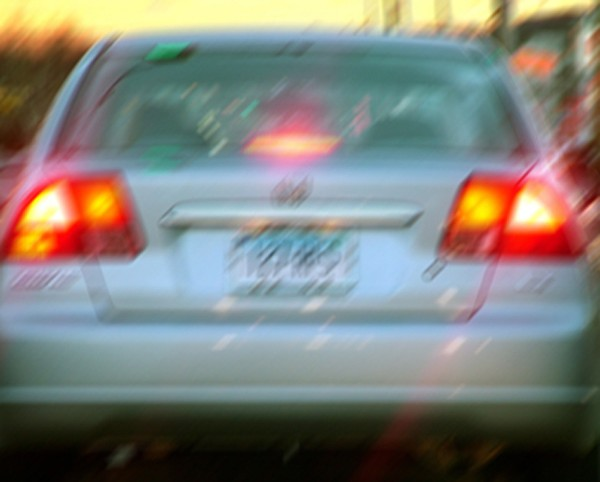
//> input picture Resources/licenseplate_motion.jpg, 600 x 482 px
$ ./main ../../../Resources/licenseplate_motion.jpg 2   (built with g++ and OpenCV 4)
//> lines starting //> are read from the running program, lines starting //| are printed output that depends on the picture
/*
 * Simple program to create
 * space variant motion blurr
 * Iteration algorithm
 * flexible Conjugate gradient
 * Polak–Ribière formula
 * with preconditioning,
 * reduction of ringing and noise
 * based on:
 * R. L Lagendijk, PhD thesis
 * Delft, Netherlands, 26 April 1990
 * Iterative Identification and Resoration of Images
 *
 * Laplacian regularized weighted CG iterations, modified
 * based on paper:
 * Adaptive iterative image restoration with reduced computational load
 * Serafim N. Efstratiadis, Aggelos K. Katsaggelos
 * OPTICAL ENGINEERING 29 (1990) 1458-1468
 *
 * - NVF V / NVF g (c & d)
 * - Non weighted (e & f)
 * - Variable Window
 * - Constant/Updated R and S (a & b)
 */

#include <iostream>
#include <opencv2/core/core.hpp>
#include <opencv2/core/mat.hpp>
#include <opencv2/highgui/highgui.hpp>
#include <opencv2/imgproc/imgproc.hpp>

using namespace std;

/*
 * Gaussian distribution, taken from GSL
 * sigma i the standard deviation
 * mean is zero - add value if required
 */
double gaussian(const double sigma) {
  double x, y, r2;
  do {
    /* choose x,y in uniform square (-1,-1) to (+1,+1) */
    x = rand();
    y = rand();
    x /= RAND_MAX;
    y /= RAND_MAX;
    x = -1.0 + 2.0 * x;
    y = -1.0 + 2.0 * x;

    /* see if it is in the unit circle */
    r2 = x * x + y * y;
  } while (r2 > 1.0 || r2 == 0);

  /* Box-Muller transform */
  return sigma * y * sqrt(-2.0 * log(r2) / r2);
}

/*
 * Adds Gaussian noise with:
 * mean - mean value
 * stdev - standard deviation
 */
void Gnoise(cv::Mat &imgc, float mean = 0, float stdev = 0.01) {
  int row, col;  // row and column

  srand(time(0));  // initialize random number generator

  for (int row = 0; row < imgc.rows; row++) {
    for (int col = 1; col < imgc.cols; col++) {
      ((float *)(imgc.data + row * imgc.step))[col] += gaussian(stdev) + mean;
    }
  }
}

void Ximgset(cv::Mat &imga)  // generates the image
{
  imga = 0;
  // rectangle coordinates
  int i1 = round((imga.rows) / 5), i2 = round(3 * (imga.cols) / 5),
      j1 = round((imga.rows) / 5), j2 = round(3 * (imga.cols) / 5);

  // circle radius
  int r = round(max(imga.rows, imga.cols) / 5);

  // draws rectangle
  cv::rectangle(imga, cv::Point(i1, j1), cv::Point(i2, j2), cv::Scalar(0.5),
                -1);

  // draws circle
  cv::circle(imga,
             cv::Point(round(5 * (imga.cols) / 8), round(3 * (imga.rows) / 5)),
             r, cv::Scalar(1.0), -1);
}

/*
 * S matrix set up
 */

void Sset(cv::Mat &imga, cv::Mat &imgf, float so2 = 1e-6) {
  int i, j, its, l;
  const int Nmin = 1, Nmax = 3;
  int x1 = 2,
      y1 = 2;        // size of the scan area - variable!!! initial values given
  bool fl1 = false;  // flag which controls window size change
  const float T1 = 0.2, T2 = 0.5;
  float s1, s2, s3, p1, smax = 0;
  const float mu = 0.5;  // tunable constant

  // initial calculations of the maximal values
  for (int row = 0; row < imga.rows; row++) {
    for (int col = 0; col < imga.cols; col++) {
      s1 = 0;
      s2 = 0;
      s3 = 0;
      its = 0;

      for (int row1 = -y1; row1 < y1 + 1; row1++) {
        for (int col1 = -x1; col1 < x1 + 1; col1++, its++) {
          // replicate boundary conditions
          if ((row + row1) < 0)
            i = 0;
          else if ((row + row1) > (imga.rows - 1))
            i = imga.rows - 1;
          else
            i = row + row1;

          if ((col + col1) < 0)
            j = 0;
          else if ((col + col1) > (imga.cols - 1))
            j = imga.cols - 1;
          else
            j = col + col1;
          // weights
          s3 += exp(-0.5 * (row1 * row1 + col1 * col1) /
                    ((x1 + 1) * (x1 + 1) + (y1 + 1) * (y1 + 1)));
          s1 += ((float *)(imga.data + i * imga.step))[j];
        }
      }

      s1 /= its;

      for (int row1 = -y1; row1 < y1 + 1; row1++) {
        for (int col1 = -x1; col1 < x1 + 1; col1++) {
          // replicate boundary conditions
          if ((row + row1) < 0)
            i = 0;
          else if ((row + row1) > (imga.rows - 1))
            i = imga.rows - 1;
          else
            i = row + row1;

          if ((col + col1) < 0)
            j = 0;
          else if ((col + col1) > (imga.cols - 1))
            j = imga.cols - 1;
          else
            j = col + col1;
          p1 = ((float *)(imga.data + i * imga.step))[j];
          // weights
          float a1 = exp(-0.5 * (row1 * row1 + col1 * col1) /
                         ((x1 + 1) * (x1 + 1) + (y1 + 1) * (y1 + 1)));
          s2 += (p1 - s1) * (p1 - s1) * a1;  //*a1; //weights applied
        }
      }

      // NVF G
      // s2=((s2-so2)>0)?s2-so2:0;
      s2 = ((s2 / s3 - so2) > 0) ? s2 - so2 : 0;

      if (s2 > smax) smax = s2;

      ((float *)(imgf.data + row * imgf.step))[col] = s2;
    }
  }

  // variable window sizes
  for (int row = 0; row < imga.rows; row++) {
    for (int col = 0; col < imga.cols; col++) {
      s1 = 0;
      s2 = 0;
      s3 = 0;
      its = 0;

      // varying the size of the scan area
      x1 = 2;
      y1 = 2;

      do {
        fl1 = false;

        for (int row1 = -y1; row1 < y1 + 1; row1++) {
          for (int col1 = -x1; col1 < x1 + 1; col1++, its++) {
            // replicate boundary conditions
            if ((row + row1) < 0)
              i = 0;
            else if ((row + row1) > (imga.rows - 1))
              i = imga.rows - 1;
            else
              i = row + row1;

            if ((col + col1) < 0)
              j = 0;
            else if ((col + col1) > (imga.cols - 1))
              j = imga.cols - 1;
            else
              j = col + col1;
            // weights
            s3 += exp(-0.5 * (row1 * row1 + col1 * col1) /
                      ((x1 + 1) * (x1 + 1) + (y1 + 1) * (y1 + 1)));
            s1 += ((float *)(imga.data + i * imga.step))[j];
          }
        }

        s1 /= its;

        for (int row1 = -y1; row1 < y1 + 1; row1++) {
          for (int col1 = -x1; col1 < x1 + 1; col1++) {
            // replicate boundary conditions
            if ((row + row1) < 0)
              i = 0;
            else if ((row + row1) > (imga.rows - 1))
              i = imga.rows - 1;
            else
              i = row + row1;

            if ((col + col1) < 0)
              j = 0;
            else if ((col + col1) > (imga.cols - 1))
              j = imga.cols - 1;
            else
              j = col + col1;
            p1 = ((float *)(imga.data + i * imga.step))[j];
            // weights
            float a1 = exp(-0.5 * (row1 * row1 + col1 * col1) /
                           ((x1 + 1) * (x1 + 1) + (y1 + 1) * (y1 + 1)));
            s2 += (p1 - s1) * (p1 - s1) * a1;  //*a1; //weights applied
          }
        }

        // NVF G
        // s2=((s2-so2)>0)?s2-so2:0;
        s2 = ((s2 / s3 - so2) > 0) ? s2 - so2 : 0;

        ((float *)(imgf.data + row * imgf.step))[col] = s2;

        if (s2 > (smax * T1))
          if (s2 > (smax * T2))
            l = 3;
          else
            l = 2;
        else
          l = 1;

        if (x1 != (Nmax + 1 - l)) {
          x1 = Nmax + 1 - l;
          fl1 = true;
        }

        if (y1 != (Nmax + 1 - l)) {
          y1 = Nmax + 1 - l;
          fl1 = true;
        }

      } while (not(fl1));
    }
  }

  for (int row = 0; row < imga.rows; row++) {
    for (int col = 0; col < imga.cols; col++) {
      float a1 = ((float *)(imgf.data + row * imgf.step))[col];
      // a1=(a1>so2)?a1:so2;
      ((float *)(imgf.data + row * imgf.step))[col] = 1.0 / (1.0 + mu * a1);
    }
  }
}

/*
 * Function which introduces
 * blurring kernel on image
 * with periodic boundary conditions
 * kernel is spatially dependent
 */

void BlurrPBCsv(cv::Mat &imga, cv::Mat &imgb, cv::Mat &imgc, int fl = 0) {
  float s1, s2, s3, s4, s5;
  int i, j;

  cv::namedWindow("test", 0);

  for (int row = 0; row < imga.rows; row++) {
    // here the kernel is changed
    imgb = 0;
    if (fl == 0) {
      // ksetMoveXY(imgb,5,0);

      imgb = 0;
      s4 = 0;
      for (int col = 0; col < imgb.cols / 2; col++) {
        // classic
        // s5=(abs(col)>5)?0:1;
        // Gaussian
        // s5=exp(-col*col/(2.0*5*5));
        // erfc
        s5 = 0.5 * erfc((col - 20) / 2.0);
        // cout << s5 << '\n';
        s4 += s5;
        ((float *)(imgb.data + 0 * imgb.step))[col + imgb.cols / 2] = s5;
      }
      imgb = imgb * 1.0 / s4;
      // cv::imshow("test", imgb);
      // cv::waitKey(0);
    } else {
      // ksetMoveXY(imgb,-5,0);
      imgb = 0;
      s4 = 0;
      for (int col = 0; col > -(imgb.cols / 2); col--) {
        // classic
        // s5=(abs(col)>5)?0:1;
        // Gaussian
        // s5=exp(-col*col/(2.0*5*5));
        // erfc
        s5 = 0.5 * erfc((abs(col) - 20) / 2.0);
        s4 += s5;
        // cout << s5 << '\n';
        ((float *)(imgb.data + 0 * imgb.step))[col + imgb.cols / 2] = s5;
      }
      imgb = imgb * 1.0 / s4;
      cv::imshow("test", imgb);
      // cv::waitKey(0);
    }

    for (int col = 0; col < imga.cols; col++) {
      s2 = 0;

      for (int row1 = 0; row1 < imgb.rows; row1++) {
        for (int col1 = 0; col1 < imgb.cols; col1++) {
          s1 = ((float *)(imgb.data + row1 * imgb.step))[col1];

          if ((row - row1 + imgb.rows / 2) >= 0) {
            if ((row - row1 + imgb.rows / 2) < (imga.rows)) {
              i = row - row1 + imgb.rows / 2;
            } else {
              i = row - row1 + imgb.rows / 2 - imga.rows + 1;
            }

          } else {
            i = (row - row1 + imgb.rows / 2) + imga.rows - 1;
          }

          if ((col - col1 + imgb.cols / 2) >= 0) {
            if ((col - col1 + imgb.cols / 2) < (imga.cols)) {
              j = col - col1 + imgb.cols / 2;
            } else {
              j = col - col1 + imgb.cols / 2 - imga.cols + 1;
            }

          } else {
            j = (col - col1 + imgb.cols / 2) + imga.cols - 1;
          }

          s3 = ((float *)(imga.data + i * imga.step))[j] * s1;
          s2 += s3;
        }
      }
      ((float *)(imgc.data + row * imgc.step))[col] = s2;
    }
  }
}

/*
 * Function to calculate
 * the standard deviation
 * of the noise
 */

float NoiseDev(const cv::Mat &imga) {
  cv::Mat imgd = cv::Mat(imga.rows, imga.cols, CV_32FC1);
  float re, im, shar, sum;

  shar = 0.8;
  sum = 0.0;
  imgd = imga * 1.0 / 255.0;
  cv::dft(imgd, imgd, cv::DFT_COMPLEX_OUTPUT);
  for (int row = int(shar * imgd.rows / 2); row < (imgd.rows / 2) - 1; row++) {
    for (int col = int(shar * imgd.cols / 2); col < (imgd.cols / 2) - 1;
         col++) {
      re = imgd.at<std::complex<float> >(row, col).real();
      im = imgd.at<std::complex<float> >(row, col).imag();
      sum += sqrt(re * re + im * im);
    }
  }
  sum /= ((imgd.rows / 2) - int(shar * imgd.rows / 2)) *
         ((imgd.cols / 2) - int(shar * imgd.cols / 2)) *
         sqrt((imgd.rows) * (imgd.cols));
  return (sum);
}

int main(int argc, char *argv[]) {
  // initial two images, blurred, deblurred, residual and image, blurred
  // preconditioned image, temp vector, regularization, weights
  cv::Mat img, imgi, imgb, imgx, imgr, imgp, imgap, imgr0, imgl, imgls, imglr;
  int m = 320, n = 240,
      ksize;       // image dimensions and radius of blurring, kernel size
  cv::Mat kernel;  // kernel for blurring
  int it;          // iteration counter
  const int x1 = 25, y1 = 0;  // Define vector of motion blurr
  double gk, bk, norm, rs,
      alpha;                 // Temp for dot product, regularization coefficient
  const float regul = 1500;  // regularization constant
  float stdev, isnr, isnr0;  // Noise standard deviation, ISNR
  float s1 = 0, gam = 0;     // Temporal variable, alpha determination constant

  // creates initial image
  if ((argc >= 2) &&
      !(imgi = cv::imread(argv[1], cv::IMREAD_GRAYSCALE)).empty()) {
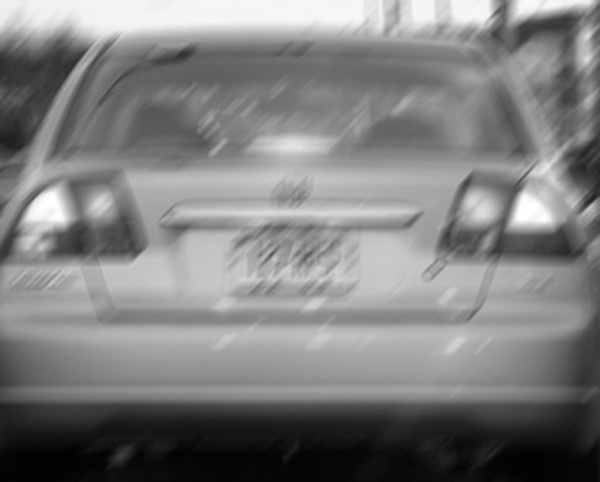
//> imgi: 482 rows x 600 cols, CV_8UC1; min 0, max 255, mean 126.2
    imgi.convertTo(img, CV_32F);
    img = img * 1.0 / 255.0;
  } else {
    img = cv::Mat(n, m, CV_32FC1);
    Ximgset(img);
  }

  imgb = img.clone();

  // createst simple kernel for motion
  ksize = max(abs(x1), abs(y1));

  // creates blurring kernel
  kernel = cv::Mat(1, 2 * ksize + 1, CV_32FC1);

  // direct blurring via kernel
  BlurrPBCsv(img, kernel, imgb);
//> the loop in BlurrPBCsv, `for (int row = 0; row < imga.rows; row++)` made 482 passes
//> s2 on passes 1 to 12: 0.821, 0.812, 0.79, 0.756, 0.715, 0.671, 0.628, 0.599, 0.565, 0.542, 0.517, 0.497
//> after the loop in BlurrPBCsv, `for (int row = 0; row < imga.rows; row++)`: imgb = 51 values, max 0.0488 at index 25, min 0 at index 0, mean 0.0196; s4 = 20.5; s5 = 0.00234; s2 = 0.0295; s1 = 0; i = 481; j = 574; s3 = 0
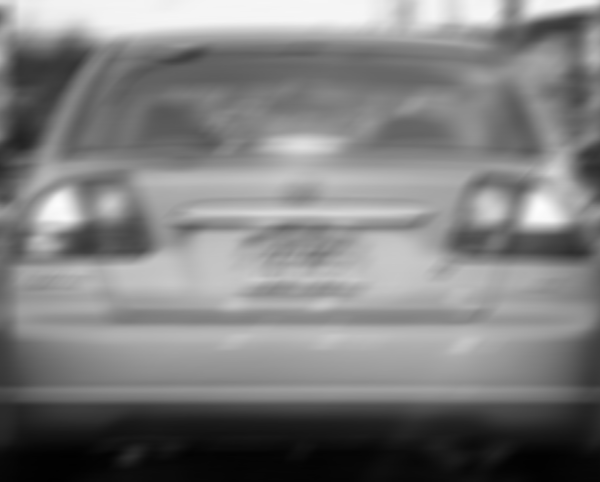
//> imgb: 482 rows x 600 cols, CV_32FC1; min 0.0065, max 0.996, mean 0.495
//> kernel has the same summary as imgb in BlurrPBCsv

  // average value of the blurred image pixels
  s1 = 0;
  for (int row = 0; row < imgb.rows; row++)
    for (int col = 0; col < imgb.cols; col++) {
      float a1 = ((float *)(imgb.data + row * imgb.step))[col];
      s1 += a1;
    }
//> this loop made 482 passes
//> s1 on passes 1 to 3: 553.7, 1107.2, 1660.2
//> after the loop, s1 = 143202.7
  s1 /= (imgb.cols) * (imgb.rows);
//> s1 = 0.495

  cout << "Average image value:  " << s1 << '\n';
//| Average image value:  0.495168

  if (argc == 3) {
    stdev = atof(argv[2]);
//> stdev = 2
    // add some salt and pepper noise
    // SPnoise(imgb, stdev);

    // add some gauss noise
    Gnoise(imgb, 0.0, stdev);
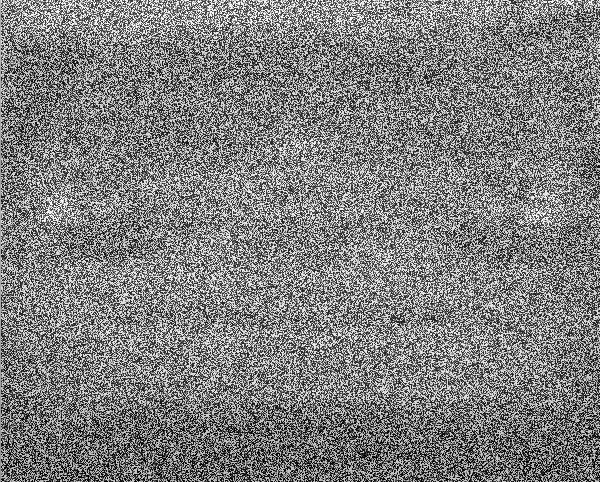
//> imgb: 482 rows x 600 cols, CV_32FC1; min -2.73, max 1.96, mean -0.384; drawn with min black and max white

    // add some poisson noise
    // Pnoise(imgb, 0.01*50000);

    // add some speckle noise
    // SPEnoise(imgb, 0.1);

    // add some uniform noise
    // Unoise(imgb, 1.00, 0.01);
  }

  stdev = NoiseDev(imgb) * regul / 3.12;
//> the loop in NoiseDev, `for (int row = int(shar * imgd.rows / 2); row < (imgd.rows / 2) - 1; r..` made 48 passes
//> (re, im, sum) on passes 1 to 12: (4.67, -0.615, 139.6), (0.863, 1.14, 287.6), (2.56, 3.19, 433.4), (1.94, -0.369, 584.5), (0.258, 3.38, 738), (3.54, -3.5, 904.7), (1.63, -1.41, 1060.1), (2.47, 2.67, 1215.5), (1.47, -0.0947, 1337.5), (1.31, -4.3, 1508), (3.61, 0.569, 1672.5), (1.54, 1.11, 1818.8)

  // blurred SNR
  s1 = s1 / stdev;

  // alpha=(6.67533*stdev*stdev+0.00089085*stdev+2e-6);
  // cout << "Alpha:  " << alpha << '\n';

  s1 = 10 * log(s1) / 2.302585093;
  cout << "BSNR:  " << s1 << '\n';
//| BSNR:  -6.52965

  // upper part of ISNR
  isnr0 = cv::norm(imgb, img, cv::NORM_L2);

  // displays image
  cv::namedWindow("Initial", cv::WINDOW_AUTOSIZE);
  cv::imshow("Initial", img);
  cv::namedWindow("Blurred", cv::WINDOW_AUTOSIZE);
  cv::imshow("Blurred", imgb);
  cv::namedWindow("Deblurred", cv::WINDOW_AUTOSIZE);

  // initial approximation of the restored image
  imgx = imgb.clone();

  // regularization parameters
  imgl = imgb.clone();
  // weights
  imgls = imgb.clone();
  imglr = imgb.clone();
  Sset(imgb, imgls, stdev * stdev);
//> imgls: 482 rows x 600 cols, CV_32FC1; every value is 1

  // set R matrix based on paper
  for (int row = 0; row < imglr.rows; row++)
    for (int col = 0; col < imglr.cols; col++) {
      ((float *)(imglr.data + row * imglr.step))[col] =
          1.0;  //-((float*)(imgls.data + row*imgls.step))[col];
    }

  cv::namedWindow("Weight S", cv::WINDOW_AUTOSIZE);
  cv::imshow("Weight S", imgls);
  cv::namedWindow("Weight R", cv::WINDOW_AUTOSIZE);
  cv::imshow("Weight R", imglr);

  // initial approximation of the residual
  imgr = imgb.clone();
  BlurrPBCsv(imgx, kernel, imgr);
  cv::subtract(imgb, imgr, imgr);

  BlurrPBCsv(imgr, kernel, imgr, 1);
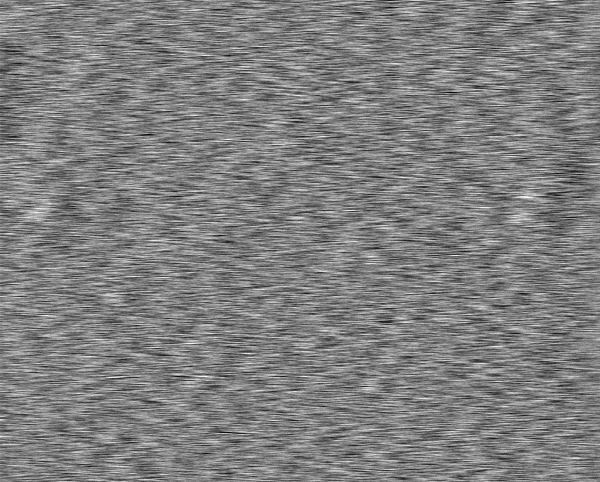
//> imgr: 482 rows x 600 cols, CV_32FC1; min -0.965, max 0.96, mean -0.0011; drawn with min black and max white

  // add regularization
  cv::Laplacian(imgb, imgl, -1);
  // weights
  cv::Laplacian(imgl, imgl, -1);

  // alpha as proposed in this paper
  alpha = 0.00002;  // regularization causes ringing here!!!

  imgl = imgl * alpha;
  cv::subtract(imgr, imgl, imgr);

  imgr0 = imgr.clone();
  imgr0 = 0;

  // initial approximation of preconditioner
  imgp = imgr.clone();

  // initial approximation of preconditioned blurred image
  imgap = imgb.clone();

  // reset iteration counter
  it = 0;

  do {
    // gamma_k initial
    gk = 1.0 / imgr.dot(imgr);

    // modification - improves convergence
    imgr.copyTo(imgr0);

    // r_k
    imgr = imgb.clone();

    BlurrPBCsv(imgx, kernel, imgr);
    cv::subtract(imgb, imgr, imgr);

    // weights
    cv::multiply(imgr, imglr, imgr);

    BlurrPBCsv(imgr, kernel, imgr, 1);

    // add regularization
    cv::Laplacian(imgx, imgl, -1);

    // weights
    cv::multiply(imgl, imgls, imgl);

    cv::Laplacian(imgl, imgl, -1);
    imgl = imgl * alpha;
    cv::subtract(imgr, imgl, imgr);

    // modification - improves convergence
    cv::subtract(imgr, imgr0, imgr0);

    // gamma_k final - modified to improve convergence
    gk *= imgr.dot(imgr0);  // original gk*=imgr.dot(imgr);

    // p_k
    cv::addWeighted(imgr, 1.0, imgp, gk, 0.0, imgp);

    // beta_k
    BlurrPBCsv(imgp, kernel, imgap);

    // regularization
    cv::Laplacian(imgp, imgl, -1);
    // bk = 1.0 / (imgap.dot(imgap) + alpha * imgl.dot(imgl));

    bk = 0;
    for (int row = 0; row < imgx.rows; row++) {
      for (int col = 0; col < imgx.cols; col++) {
        float a1 = ((float *)(imgl.data + row * imgl.step))[col];
        float a2 = ((float *)(imgls.data + row * imgls.step))[col];
        float a3 = ((float *)(imgap.data + row * imgap.step))[col];
        float a4 = ((float *)(imglr.data + row * imglr.step))[col];
        // weighted method
        bk += alpha * a1 * a1 * a2 + a3 * a3 * a4;
      }
    }
    bk = 1.0 / bk;

    bk *= imgr.dot(imgp);

    // stopping coefficient
    float s1 = 0, s2 = 0;
    for (int row = 0; row < imgx.rows; row++)
      for (int col = 0; col < imgx.cols; col++) {
        float a1 = ((float *)(imgx.data + row * imgx.step))[col];
        float a2 = ((float *)(imgp.data + row * imgp.step))[col];
        s1 += a1 * (bk * a2) * a1 * (bk * a2);
        s2 += a1 * a1;
      }
    norm = (s2 != 0) ? s1 / s2 : 0;

    // ISNR
    isnr = 10 * log(isnr0 / cv::norm(img, imgx, cv::NORM_L2)) / 2.302585093;

    // x_k
    cv::addWeighted(imgx, 1.0, imgp, bk, 0.0, imgx);

    // S matrix updated
//> (the run ends here: the time limit is reached, at `for (int row = 0; row < imga.rows; row++)`)
